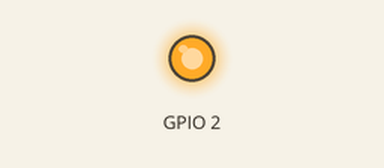
The sketch below on a simulated ESP8266 (NodeMCU). Parts: output pins drawn as LEDs (lit = HIGH). WiFi joins after 1.5 s; servers stay silent unless stated; what the sketch prints to the serial monitor is not drawn.

Above: at 1.6 s.
At 41.1 s:
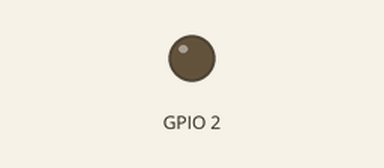
Timing chart, 0 to 41.5 s (numbered marks = the images above):
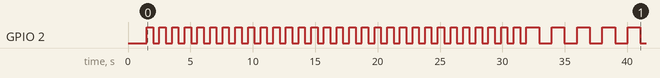

The sketch:

OTAtest.ino
```cpp
/*
程式設計：李進衛
日期：2018-11-30
MCU：ESP8266 【WEBMOS D1】
OTA ：利用WIFI 燒錄發展韌體，不用透過USB
這個程是是免費的; 您可以重新分發/或修改


*/


#include <ESP8266WiFi.h>
#include <ESP8266mDNS.h>
#include <WiFiUdp.h>
#include <ArduinoOTA.h>

const char* ssid = "****";
const char* password = "******";
// Generally, you should use "unsigned long" for variables that hold time
// The value will quickly become too large for an int to store
unsigned long previousMillis = 0;        // will store last time LED was updated

// constants won't change:
const long interval = 10;           // interval at which to blink (milliseconds)
#define TBASE	10	//main loop
#define T100MS 20
//#define T500MS 500/5
//#define T1SEC 1000/5
#define T20MS 20/TBASE
#define T30MS 30/TBASE
#define T300MS 300/TBASE
boolean  Blink1HZ;
boolean Blink2HZ;
boolean TMAIN;
byte ledState;

byte T_CNT1;
byte SQN = 0;
byte TB_100MS;
byte TB_500MS;
byte TB_1SEC;
byte TB_1MINS;
byte TB_1HOURS;
byte T_Blink_Count;
byte KEY_NEW = 0xff;   		// = 0xFF;
byte KEY_OLD;   		// = 0xFF;
byte KEY_CMD;   		// = 0xFF;
byte KEY_CHT;        	// = T20MS;
byte KEY_SQN  = 0;        	// = 1;
boolean F_CMDON;
boolean F_KEYREP;
byte KEY_CHEN;
byte KEY_REP;
byte counter = 0;

void setup() {
	T_CNT1 = 0;  // CLEAR T_CNT1
	ledState = 0;

  Serial.begin(115200);
  Serial.println("Booting");
  pinMode(LED_BUILTIN, OUTPUT);     // Initialize the LED_BUILTIN pin as an output
  WiFi.mode(WIFI_STA);
  WiFi.begin(ssid, password);
  while (WiFi.waitForConnectResult() != WL_CONNECTED) {
    Serial.println("Connection Failed! Rebooting...");
    delay(5000);
    ESP.restart();
  }

  // Port defaults to 8266
  // ArduinoOTA.setPort(8266);

  // Hostname defaults to esp8266-[ChipID]
   ArduinoOTA.setHostname("MytestOTA8266");

  // No authentication by default
   ArduinoOTA.setPassword("Ab1234");

  // Password can be set with it's md5 value as well
  // MD5(admin) = 21232f297a57a5a743894a0e4a801fc3
  // ArduinoOTA.setPasswordHash("21232f297a57a5a743894a0e4a801fc3");

  ArduinoOTA.onStart([]() {
    String type;
    if (ArduinoOTA.getCommand() == U_FLASH) {
      type = "sketch";
    } else { // U_SPIFFS
      type = "filesystem";
    }

    // NOTE: if updating SPIFFS this would be the place to unmount SPIFFS using SPIFFS.end()
    Serial.println("Start updating " + type);
  });
  ArduinoOTA.onEnd([]() {
    Serial.println("\nEnd");
  });
  ArduinoOTA.onProgress([](unsigned int progress, unsigned int total) {
    Serial.printf("Progress: %u%%\r", (progress / (total / 100)));
  });
  ArduinoOTA.onError([](ota_error_t error) {
    Serial.printf("Error[%u]: ", error);
    if (error == OTA_AUTH_ERROR) {
      Serial.println("Auth Failed");
    } else if (error == OTA_BEGIN_ERROR) {
      Serial.println("Begin Failed");
    } else if (error == OTA_CONNECT_ERROR) {
      Serial.println("Connect Failed");
    } else if (error == OTA_RECEIVE_ERROR) {
      Serial.println("Receive Failed");
    } else if (error == OTA_END_ERROR) {
      Serial.println("End Failed");
    }
  });
  ArduinoOTA.begin();
  Serial.println("Ready");
  Serial.print("IP address: ");
  Serial.println(WiFi.localIP());
}

void t100ms_process()
{

  if (TB_500MS ==0)
  {
    TB_500MS = 5;
    //0.5sec要處理的程式放這裡
      ledState ^= 1;

  } else {

           TB_500MS--;

  }


}

//***************************
//***** 系統時間
//***************************
void check_time()
{
  if (TB_100MS ==0)
  {
    TB_100MS = T100MS;
    t100ms_process();
  } else {

            TB_100MS--;
          }

  if (T_Blink_Count ==0)
  {
      T_Blink_Count = 100;
      Blink1HZ ^=1;
      Blink2HZ ^=1;

    } else{
        T_Blink_Count--;
        if (T_Blink_Count == 50)
        {
           Blink2HZ ^=1;

        }

    }

  if (T_CNT1 !=0)
   T_CNT1--;

   if (KEY_CHT !=0)
   KEY_CHT--;

   if (KEY_REP !=0)
   KEY_REP--;


}

void	LED_000(void)
{
	if (Blink2HZ ==0)
	return;
	digitalWrite(LED_BUILTIN,Blink2HZ);
	SQN = 1;
	counter++;
	if (counter >=60)
	{
		SQN = 2;
		counter = 0;
	}
}

void	LED_100(void)
{
	if (Blink2HZ ==1)
	return;
	digitalWrite(LED_BUILTIN,Blink2HZ);
	counter++;

	SQN = 0;
	if (counter >=60)
	{
		SQN = 2;
		counter = 0;
	}


}

void	LED_200(void)
{
	if (Blink1HZ ==0)
	return;
	digitalWrite(LED_BUILTIN,Blink1HZ);
	SQN = 3;
	counter++;
	if (counter >=60)
	{
		SQN = 0;
		counter = 0;
	}
}

void	LED_300(void)
{
	if (Blink1HZ ==1)
	return;
	digitalWrite(LED_BUILTIN,Blink1HZ);
	counter++;

	SQN = 2;
	if (counter >=60)
	{
		SQN = 0;
		counter = 0;

	}


}

void	LED_proce(void)
{
	switch(SQN)
	{
		case 0: LED_000();break;
		case 1: LED_100();break;
		case 2: LED_200();break;
		case 3: LED_300();break;


	}


}
void  led_blink(int delaytime)
{
   digitalWrite(LED_BUILTIN, LOW);   // Turn the LED on (Note that LOW is the voltage level
  // but actually the LED is on; this is because
  // it is active low on the ESP-01)
  delay(delaytime);                      // Wait for a second
  digitalWrite(LED_BUILTIN, HIGH);  // Turn the LED off by making the voltage HIGH
  delay(delaytime);                      // Wait for two seconds (to demonstrate the active low LED)

  }
void loop() {
    unsigned long currentMillis = millis();

  if (currentMillis - previousMillis >= interval) {
    //
    previousMillis = currentMillis;

	ArduinoOTA.handle();
	check_time();
	LED_proce();

//  for (int i=0;i<10;i++)
//  {
//    led_blink(250);
//  ArduinoOTA.handle();
//  }
//  for(int j=0;j<120;j++) //
//  {
//  led_blink(500);
//  ArduinoOTA.handle();
//  }
  }   //Loop
}
```

Measured:
- by itself, GPIO 2: goes 30 × (HIGH 0.50 s, LOW 0.51 s), 4 × (HIGH 1.0 s, LOW 1.0 s), HIGH 1.0 s, then LOW
